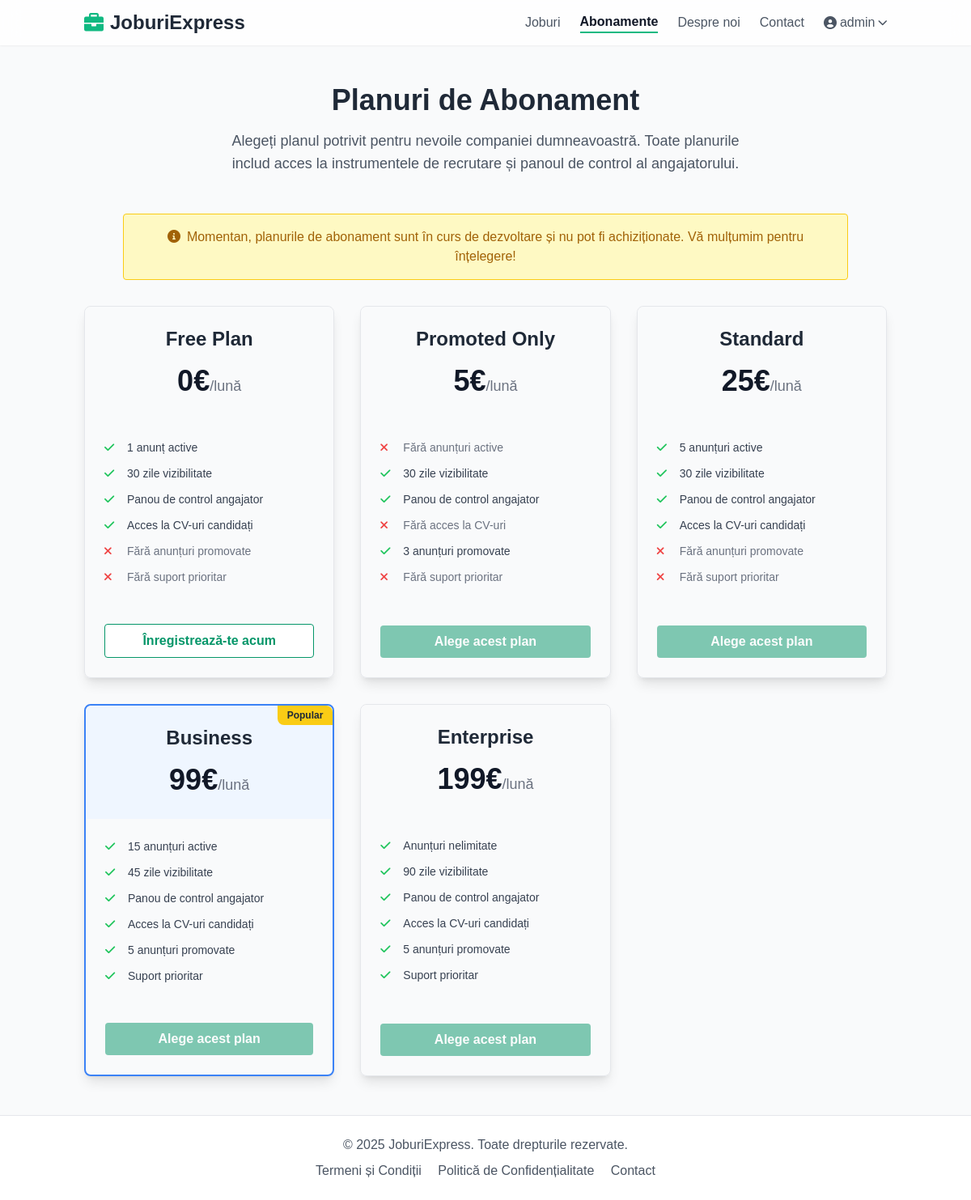
/plati/planuri/ (signed in), run on the app's committed database.
### accounts/models.py (models this page shows, shortened)
class User(AbstractUser):
    USER_TYPE_CHOICES = (
        ('job_seeker', 'Candidat'),
        ('company', 'Companie'),
    )
    email = models.EmailField(unique=True)
    user_type = models.CharField(max_length=20, choices=USER_TYPE_CHOICES, default='job_seeker')
    groups = models.ManyToManyField(
        'auth.Group',
        verbose_name='groups',
        blank=True,
        help_text='The groups this user belongs to. A user will get all permissions granted to each of their groups.',
        related_name="custom_user_set", # Changed related_name
        related_query_name="user",
    )
    user_permissions = models.ManyToManyField(
        'auth.Permission',
        verbose_name='user permissions',
        blank=True,
        help_text='Specific permissions for this user.',
        related_name="custom_user_set", # Changed related_name
        related_query_name="user",
    )
    is_active = models.BooleanField(
        'active',
        default=True, # Changed default to True
        help_text= (
            'Designates whether this user should be treated as active. '
            'Unselect this instead of deleting accounts.'
        ),
    )

### payments/models.py (models this page shows, shortened)
class SubscriptionPlan(models.Model):
    name = models.CharField(max_length=100, unique=True) # e.g., Free, Standard, Business
    slug = models.SlugField(max_length=100, unique=True, blank=True)
    description = models.TextField(blank=True, null=True) # Optional description
    price = models.DecimalField(max_digits=10, decimal_places=2, default=0.00)
    currency = models.CharField(max_length=3, default='€') # Assuming Euro for now
    max_active_jobs = models.PositiveIntegerField(default=1, help_text="Maximum number of jobs a company can have active at once. Use 0 for unlimited (handle in logic).")
    visibility_days = models.PositiveIntegerField(default=30, help_text="Number of days a job posting remains visible.")
    has_company_dashboard = models.BooleanField(default=True, help_text="Does this plan include access to the company dashboard?")
    has_cv_access = models.BooleanField(default=False, help_text="Does this plan allow access to candidate CVs?")
    promoted_jobs_limit = models.PositiveIntegerField(default=0, help_text="Maximum number of jobs that can be promoted simultaneously.")
    has_priority_support = models.BooleanField(default=False, help_text="Does this plan include priority support?")
    is_active = models.BooleanField(default=True, help_text="Allow disabling plans from being selected.")
    is_featured = models.BooleanField(default=False, help_text="Mark this plan as 'Popular' or featured.")
    is_promoted_only = models.BooleanField(default=False, help_text="Is this a special plan only for promoting existing jobs?")
    class Meta:
        ordering = ['price'] # Order plans by price by default

### payments/views.py (the view, shortened to what this page needs)
# urls.py: path('planuri/', views.plan_list, name='planuri'),
@login_required
def plan_list(request):
    plans = SubscriptionPlan.objects.filter(is_active=True).order_by('price')
    context = {'plans': plans}
    return render(request, 'payments/plans.html', context)

### payments/templates/payments/plans.html (shortened to what this page needs)
{% extends 'base.html' %}
{% load static %}
{% block content %}
<div class="container mx-auto px-4 py-12">
    <div class="text-center mb-12">
        <h1 class="text-3xl md:text-4xl font-bold text-gray-800 mb-4">Planuri de Abonament</h1>
        <p class="text-lg text-gray-600 max-w-2xl mx-auto">Alegeți planul potrivit pentru nevoile companiei dumneavoastră. Toate planurile includ acces la instrumentele de recrutare și panoul de control al angajatorului.</p>
    </div>
    <div class="mb-8 p-4 bg-yellow-100 border border-yellow-400 text-yellow-700 rounded max-w-4xl mx-auto text-center">
        <p><i class="fas fa-info-circle mr-2"></i>Momentan, planurile de abonament sunt în curs de dezvoltare și nu pot fi achiziționate. Vă mulțumim pentru înțelegere!</p>
    </div>
    <div class="grid grid-cols-1 md:grid-cols-2 lg:grid-cols-3 gap-8 max-w-6xl mx-auto items-stretch">
        {% for plan in plans %}
        <div class="relative border rounded-lg shadow-lg flex flex-col {% if plan.is_featured %}border-blue-500 border-2{% else %}border-gray-200{% endif %}">
            {% if plan.is_featured %}
            <span class="absolute top-0 right-0 bg-yellow-400 text-gray-800 text-xs font-bold px-3 py-1 rounded-bl-lg rounded-tr-lg">Popular</span>
            {% endif %}
            <div class="p-6 {% if plan.is_featured %}bg-blue-50{% else %}bg-gray-50{% endif %} rounded-t-lg">
                <h2 class="text-2xl font-semibold text-center text-gray-800 mb-4">{{ plan.name }}</h2>
                <p class="text-4xl font-bold text-center text-gray-900 mb-1">
                    {{ plan.price|floatformat:0 }}{{ plan.currency }}<span class="text-lg font-normal text-gray-500">/lună</span>
                </p>
            </div>
            <ul class="p-6 space-y-3 text-sm text-gray-700 flex-grow">
                <li class="flex items-center">
                    {% if plan.max_active_jobs > 0 %}
                        <i class="fas fa-check text-green-500 w-5 mr-2"></i>
                        {% if plan.max_active_jobs >= 9999 %}
                            Anunțuri nelimitate
                        {% else %}
                            {{ plan.max_active_jobs }} anunț{% if plan.max_active_jobs > 1 %}uri{% endif %} active
                        {% endif %}
                    {% else %}
                         <i class="fas fa-times text-red-500 w-5 mr-2"></i>
                         <span class="text-gray-500">Fără anunțuri active</span>
                    {% endif %}
                </li>
                <li class="flex items-center">
                    {% if plan.visibility_days > 0 %}
                        <i class="fas fa-check text-green-500 w-5 mr-2"></i>
                        {{ plan.visibility_days }} zile vizibilitate
                    {% else %}
                         <i class="fas fa-times text-red-500 w-5 mr-2"></i>
                         <span class="text-gray-500">Vizibilitate limitată</span>
                    {% endif %}
                </li>
                <li class="flex items-center">
                    {% if plan.has_company_dashboard %}
                        <i class="fas fa-check text-green-500 w-5 mr-2"></i>
                        Panou de control angajator
                    {% else %}
                         <i class="fas fa-times text-red-500 w-5 mr-2"></i>
                         <span class="text-gray-500">Fără panou de control angajator</span>
                    {% endif %}
                </li>
                <li class="flex items-center">
                    {% if plan.has_cv_access %}
                        <i class="fas fa-check text-green-500 w-5 mr-2"></i>
                        Acces la CV-uri candidați
                    {% else %}
                         <i class="fas fa-times text-red-500 w-5 mr-2"></i>
                         <span class="text-gray-500">Fără acces la CV-uri</span>
                    {% endif %}
                </li>
                 <li class="flex items-center">
                    {% if plan.promoted_jobs_limit > 0 %}
                        <i class="fas fa-check text-green-500 w-5 mr-2"></i>
                        {{ plan.promoted_jobs_limit }} anunț{% if plan.promoted_jobs_limit > 1 %}uri{% endif %} promovate
                    {% else %}
                         <i class="fas fa-times text-red-500 w-5 mr-2"></i>
                         <span class="text-gray-500">Fără anunțuri promovate</span>
                    {% endif %}
                </li>
                <li class="flex items-center">
                    {% if plan.has_priority_support %}
                        <i class="fas fa-check text-green-500 w-5 mr-2"></i>
                        Suport prioritar
                    {% else %}
                         <i class="fas fa-times text-red-500 w-5 mr-2"></i>
                         <span class="text-gray-500">Fără suport prioritar</span>
                    {% endif %}
                </li>
            </ul>
            <div class="p-6 mt-auto">
                 {% if plan.price == 0 %}
                     {% if not user.is_authenticated or user.user_type == 'job_seeker' %}
                         <a href="{% url 'conturi:inregistrare_companie' %}" class="block w-full bg-white hover:bg-gray-100 text-emerald-600 border border-emerald-600 font-bold py-2 px-4 rounded text-center transition duration-300">
                             Înregistrează-te acum
                         </a>
                      {% endif %}
                  {% else %}
                      <button disabled class="block w-full bg-emerald-600 text-white font-bold py-2 px-4 rounded text-center opacity-50 cursor-not-allowed">
                          Alege acest plan
                      </button>
                 {% endif %}
            </div>
        </div>
        {% empty %}
        <p class="text-gray-600 md:col-span-2 lg:col-span-3 text-center py-10">Momentan nu sunt disponibile planuri de abonament.</p>
        {% endfor %}
    </div>
</div>
{% endblock %}

### templates/base.html (shortened to what this page needs)
<!DOCTYPE html>
<html lang="ro">
<head>
    <script src="https://cdn.tailwindcss.com"></script>
    <link rel="stylesheet" href="https://cdnjs.cloudflare.com/ajax/libs/font-awesome/6.0.0/css/all.min.css" />
</head>
<body class="bg-gray-50 text-gray-800 relative">
    <nav class="bg-white/80 backdrop-blur-md shadow-sm sticky top-0 z-50">
        <div class="container mx-auto px-4 py-3 flex justify-between items-center">
            <a class="text-2xl font-bold text-gray-800 flex items-center" href="{% url 'core:home' %}">
                <i class="fas fa-briefcase mr-2 text-emerald-500"></i>
                JoburiExpress
            </a>
            <div class="hidden md:flex items-center space-x-6">
                <a class="text-gray-600 hover:text-gray-900 transition-colors duration-300 " href="{% url 'joburi:lista_joburi' %}">Joburi</a>
                <a class="text-gray-600 hover:text-gray-900 transition-colors duration-300 {% if request.resolver_match.view_name == 'plati:planuri' %} font-semibold text-gray-900 border-b-2 border-emerald-500 {% endif %}" href="{% url 'plati:planuri' %}">Abonamente</a>
                <a class="text-gray-600 hover:text-gray-900 transition-colors duration-300 " href="{% url 'core:about' %}">Despre noi</a>
                <a class="text-gray-600 hover:text-gray-900 transition-colors duration-300 " href="{% url 'core:contact' %}">Contact</a>
                {% if user.is_authenticated %}
                    <div class="relative">
                        <button id="user-menu-button" class="flex items-center text-gray-600 hover:text-gray-900 focus:outline-none transition-colors duration-300">
                            <i class="fas fa-user-circle mr-1"></i> {{ user.username }}
                            <i class="fas fa-chevron-down ml-1 text-xs"></i>
                        </button>
                    </div>
                {% endif %}
            </div>
        </div>
    </nav>
    <main class="relative overflow-hidden">
        {% block content %}{% endblock %}
    </main>
    <footer class="bg-white text-gray-600 mt-auto border-t border-gray-200">
        <div class="container mx-auto px-4 py-6 text-center">
            <p>&copy; {% now "Y" %} JoburiExpress. Toate drepturile rezervate.</p>
            <div class="mt-2 space-x-4">
                <a href="{% url 'core:terms' %}" class="hover:text-emerald-500 transition-colors duration-300">Termeni și Condiții</a>
                <a href="{% url 'core:privacy' %}" class="hover:text-emerald-500 transition-colors duration-300">Politică de Confidențialitate</a>
                <a href="{% url 'core:contact' %}" class="hover:text-emerald-500 transition-colors duration-300">Contact</a>
            </div>
        </div>
    </footer>
</body>
</html>

### templates/base.html (style rules this page uses)
body { display: flex; flex-direction: column; min-height: 100vh; font-family: sans-serif; }
main { flex-grow: 1; }

### data on the page
User: username "admin"
SubscriptionPlan: name "Free Plan", price "0", currency "€", max_active_jobs "1", visibility_days "30", has_company_dashboard True (drawn), has_cv_access True (drawn), promoted_jobs_limit 0 (drawn), has_priority_support False (drawn), shows "Înregistrează-te acum"
SubscriptionPlan: name "Promoted Only", price "5", currency "€", max_active_jobs 0 (drawn), visibility_days "30", has_company_dashboard True (drawn), has_cv_access False (drawn), promoted_jobs_limit "3", shows "uri", has_priority_support False (drawn), shows "Alege acest plan"
SubscriptionPlan: name "Standard", price "25", currency "€", max_active_jobs "5", shows "uri", visibility_days "30", has_company_dashboard True (drawn), has_cv_access True (drawn), promoted_jobs_limit 0 (drawn), has_priority_support False (drawn), shows "Alege acest plan"
SubscriptionPlan: is_featured "Popular", name "Business", price "99", currency "€", max_active_jobs "15", shows "uri", visibility_days "45", has_company_dashboard True (drawn), has_cv_access True (drawn), promoted_jobs_limit "5", has_priority_support True (drawn), shows "Alege acest plan"
SubscriptionPlan: name "Enterprise", price "199", currency "€", max_active_jobs "Anunțuri nelimitate", visibility_days "90", has_company_dashboard True (drawn), has_cv_access True (drawn), promoted_jobs_limit "5", has_priority_support True (drawn), shows "Alege acest plan"
